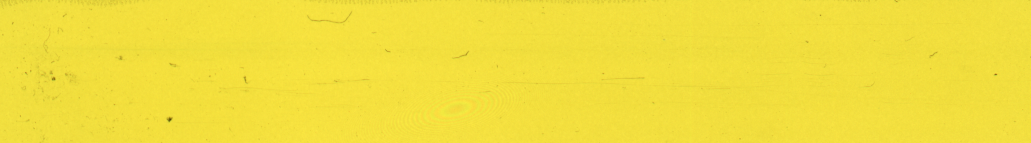
%> input picture L-0-1029.tif, 1031 x 143 px; the run also reads 1 picture not shown here
$ octave u10_skript.m   (GNU Octave 9; MATLAB toolbox functions it lacks are replaced by stand-ins)
%> lines starting %> are read from the running program, lines starting %| are printed output that depends on the picture
%% naètení obrazu
L0a=imread('L-0-1029.tif');
%> L0a is the input picture: size 143x1031x3 uint16; mean R, G, B 47591.4, 44414.6, 18042.8
L0b=imread('L-0-2030.tif');
L6a=imread('L-6-1035.tif');
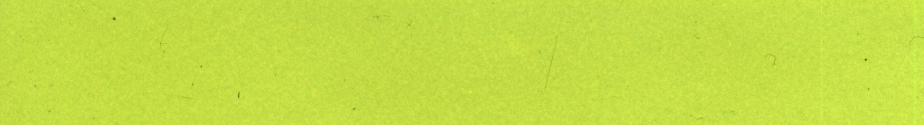
%> input picture L-6-1035.tif, 924 x 125 px
%> L6a is the input picture: size 125x924x3 uint16; mean R, G, B 25745.4, 28157.9, 14060.5
L6b=imread('L-6-2036.tif');
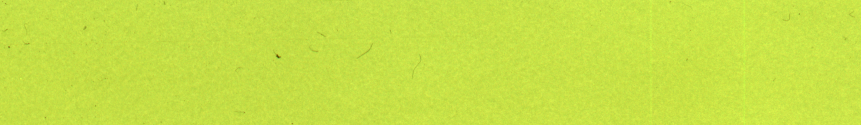
%> input picture L-6-2036.tif, 861 x 125 px
%> L6b is the input picture: size 125x861x3 uint16; mean R, G, B 25971.6, 28387.9, 14201.1
L12a=imread('L-12-1032.tif');
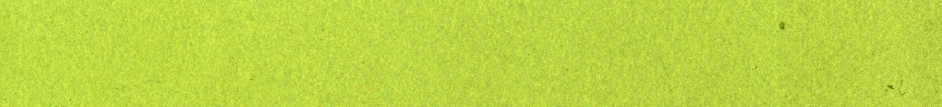
%> input picture L-12-1032.tif, 942 x 107 px
%> L12a is the input picture: size 107x942x3 uint16; mean R, G, B 21727.6, 23598.7, 13133.4
L12b=imread('L-12-2033.tif');
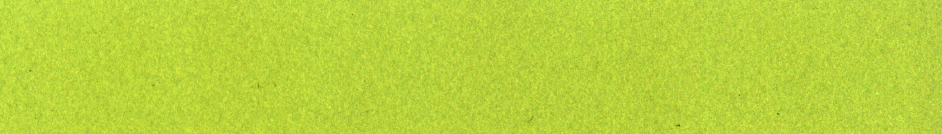
%> input picture L-12-2033.tif, 942 x 134 px
%> L12b is the input picture: size 134x942x3 uint16; mean R, G, B 22199, 24140.8, 13230.2
%> (the run ends here)
